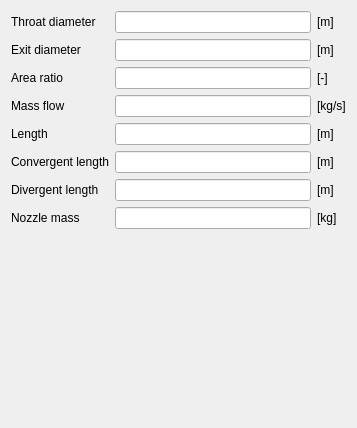
            <widget class="QWidget" name="scrollAreaWidgetContents_10">
             <property name="geometry">
              <rect>
               <x>0</x>
               <y>0</y>
               <width>357</width>
               <height>428</height>
              </rect>
             </property>
             <layout class="QGridLayout" name="gridLayout_6">
              <item row="6" column="2">
               <widget class="QLabel" name="label_m_7">
                <property name="text">
                 <string>[m]</string>
                </property>
               </widget>
              </item>
              <item row="0" column="0">
               <widget class="QLabel" name="label_Dt">
                <property name="text">
                 <string>Throat diameter</string>
                </property>
               </widget>
              </item>
              <item row="5" column="0">
               <widget class="QLabel" name="label_len_conv">
                <property name="text">
                 <string>Convergent length</string>
                </property>
               </widget>
              </item>
              <item row="4" column="0">
               <widget class="QLabel" name="label_len">
                <property name="text">
                 <string>Length</string>
                </property>
               </widget>
              </item>
              <item row="2" column="1">
               <widget class="QLineEdit" name="line_eps">
                <property name="readOnly">
                 <bool>true</bool>
                </property>
               </widget>
              </item>
              <item row="7" column="0">
               <widget class="QLabel" name="label_nozz_mass">
                <property name="text">
                 <string>Nozzle mass</string>
                </property>
               </widget>
              </item>
              <item row="4" column="1">
               <widget class="QLineEdit" name="line_len">
                <property name="readOnly">
                 <bool>true</bool>
                </property>
               </widget>
              </item>
              <item row="6" column="1">
               <widget class="QLineEdit" name="line_len_div">
                <property name="readOnly">
                 <bool>true</bool>
                </property>
               </widget>
              </item>
              <item row="3" column="2">
               <widget class="QLabel" name="label_kgs_2">
                <property name="text">
                 <string>[kg/s]</string>
                </property>
               </widget>
              </item>
              <item row="1" column="0">
               <widget class="QLabel" name="label_De">
                <property name="text">
                 <string>Exit diameter</string>
                </property>
               </widget>
              </item>
              <item row="2" column="0">
               <widget class="QLabel" name="label_eps">
                <property name="text">
                 <string>Area ratio</string>
                </property>
               </widget>
              </item>
              <item row="0" column="1">
               <widget class="QLineEdit" name="line_Dt">
                <property name="readOnly">
                 <bool>true</bool>
                </property>
               </widget>
              </item>
              <item row="5" column="1">
               <widget class="QLineEdit" name="line_len_conv">
                <property name="readOnly">
                 <bool>true</bool>
                </property>
               </widget>
              </item>
              <item row="0" column="2">
               <widget class="QLabel" name="label_m_3">
                <property name="text">
                 <string>[m]</string>
                </property>
               </widget>
              </item>
              <item row="7" column="2">
               <widget class="QLabel" name="label_kg_3">
                <property name="text">
                 <string>[kg]</string>
                </property>
               </widget>
              </item>
              <item row="3" column="0">
               <widget class="QLabel" name="label_m_nozz">
                <property name="text">
                 <string>Mass flow</string>
                </property>
               </widget>
              </item>
              <item row="7" column="1">
               <widget class="QLineEdit" name="line_nozz_mass">
                <property name="readOnly">
                 <bool>true</bool>
                </property>
               </widget>
              </item>
              <item row="5" column="2">
               <widget class="QLabel" name="label_m_6">
                <property name="text">
                 <string>[m]</string>
                </property>
               </widget>
              </item>
              <item row="6" column="0">
               <widget class="QLabel" name="label_len_div">
                <property name="text">
                 <string>Divergent length</string>
                </property>
               </widget>
              </item>
              <item row="3" column="1">
               <widget class="QLineEdit" name="line_m_nozz">
                <property name="readOnly">
                 <bool>true</bool>
                </property>
               </widget>
              </item>
              <item row="9" column="0">
               <spacer name="verticalSpacer_4">
                <property name="orientation">
                 <enum>Qt::Vertical</enum>
                </property>
                <property name="sizeHint" stdset="0">
                 <size>
                  <width>20</width>
                  <height>40</height>
                 </size>
                </property>
               </spacer>
              </item>
              <item row="1" column="1">
               <widget class="QLineEdit" name="line_De">
                <property name="readOnly">
                 <bool>true</bool>
                </property>
               </widget>
              </item>
              <item row="2" column="2">
               <widget class="QLabel" name="label_no_6">
                <property name="text">
                 <string>[-]</string>
                </property>
               </widget>
              </item>
              <item row="1" column="2">
               <widget class="QLabel" name="label_m_4">
                <property name="text">
                 <string>[m]</string>
                </property>
               </widget>
              </item>
              <item row="4" column="2">
               <widget class="QLabel" name="label_m_5">
                <property name="text">
                 <string>[m]</string>
                </property>
               </widget>
              </item>
             </layout>
            </widget>
